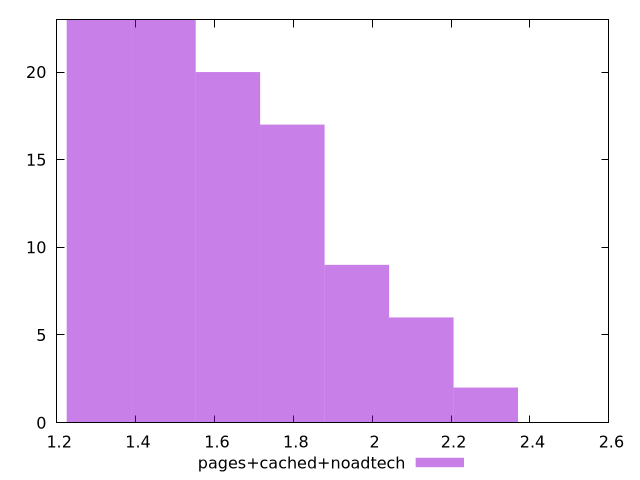

Write the gnuplot code that produced this figure.
$_pagesCachedNoadtech <<EOF
1.9610468757803083 9
1.6342057298169235 20
2.1244674487620006 6
1.3073645838535388 23
1.797626302798616 17
1.4707851568352313 23
2.2878880217436928 2
EOF
set key outside below
set terminal pngcairo
set output "report_00004_2020-11-02T20-21-41.718Z/server-response-time/pages+cached+noadtech//raw_hist.png"
set yrange [0:23]
set boxwidth 0.16342057298169235
set style fill transparent solid 0.5 noborder
plot $_pagesCachedNoadtech title "pages+cached+noadtech" with boxes ,
